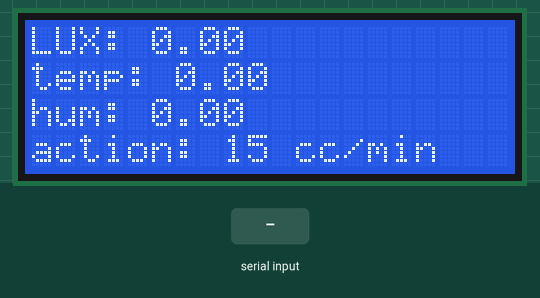
This program was run on a simulated Arduino Uno, built with avr-gcc and run on an emulated ATmega328P. Parts: 20×4 character LCD. The inputs (shaded band) are chosen by the test bench.

Above: at 1.2 s.
1.3 s: "l,150\n" received over the second serial link
At 1.31 s:
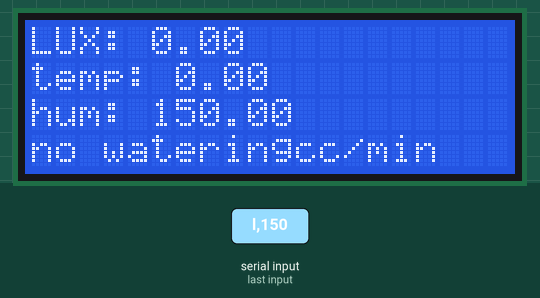
2.8 s: "l,1\n" received over the second serial link
At 2.81 s:
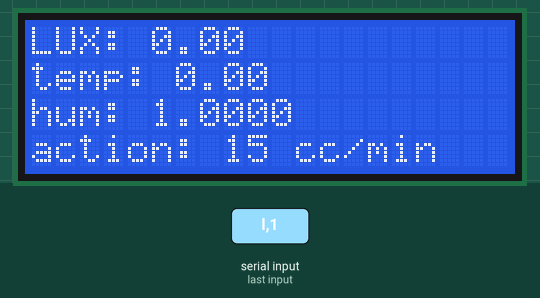
Timing chart, 0 to 5.8 s (numbered marks = the images above; inputs shaded):
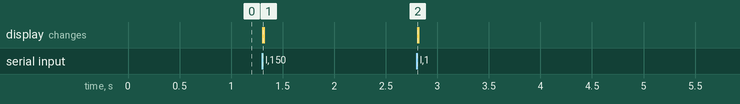

The program:

main.cpp
```cpp
// include the library code:
#include <LiquidCrystal.h>
#include <Arduino.h>
#include <AltSoftSerial.h>

// these part is coupied from internet
const int rs = 12, en = 11, d4 = 5, d5 = 4, d6 = 3, d7 = 2;
LiquidCrystal lcd(rs, en, d4, d5, d6, d7);

AltSoftSerial altSerial1;
void setup() {
  altSerial1.begin(9600); // RX pin: 8, TX pin: 9
  Serial.begin(9600);

  // initialize LCD and set up the number of columns and rows:
  lcd.begin(20, 4);
}

void loop()
{
  float hum = 0 ;
  float temp = 0 ;
  float lux = 0 ;
  float value = 0;
  if (Serial.available() > 0){

     String receivedValue = Serial.readStringUntil('\n');
    if (receivedValue.substring(0 , 1) == "l" && receivedValue.substring(receivedValue.length()- 2 , receivedValue.length()-1 ) =="l"   )
    {
     String v = receivedValue.substring(1 , receivedValue.length()-1 );
     value = v.toFloat();
     lux = value;
    }
  }
  if (altSerial1.available() > 0)
  {
    String receivedValue = altSerial1.readStringUntil('\n');

    int tt = receivedValue.indexOf(',');

    String number1 = receivedValue.substring(0, tt);

    String number2 = receivedValue.substring(tt + 1);

     temp = number1.toFloat();

     hum = number2.toFloat();
  }
  lcd.setCursor(0, 0);
  lcd.print("LUX: ");
  lcd.print(lux) ;

  lcd.setCursor(0, 1);
  lcd.print("temp: ");
  lcd.print(temp);

  lcd.setCursor(0, 2);
  lcd.print("hum: ");
  lcd.print(hum);
  if (hum>=80)
  {
  lcd.setCursor(0, 3);
  lcd.print("no watering");
  }else if(hum <= 50){
  lcd.setCursor(0, 3);
  lcd.print("action: 15 cc/min ");

  }else if (temp <= 25 && lux <= 600 ){
  lcd.setCursor(0, 3);
  lcd.print("action: 10 cc/min ");

  }else if (temp <= 25 && lux >= 600 ){
  lcd.setCursor(0, 3);
  lcd.print("action: 5 cc/min ");

  }else if (temp >= 25 && lux >= 600){
  lcd.setCursor(0, 3);
  lcd.print("action: 5 cc/min ");

  }else if (temp >= 25 && lux <= 600){
  lcd.setCursor(0, 3);
  lcd.print("action: 10 cc/min ");
  }
}
```

Measured:
- after the input at 1.3 s, the display: changes at once (image 1)
- after the input at 2.8 s, the display: changes at once (image 2)
